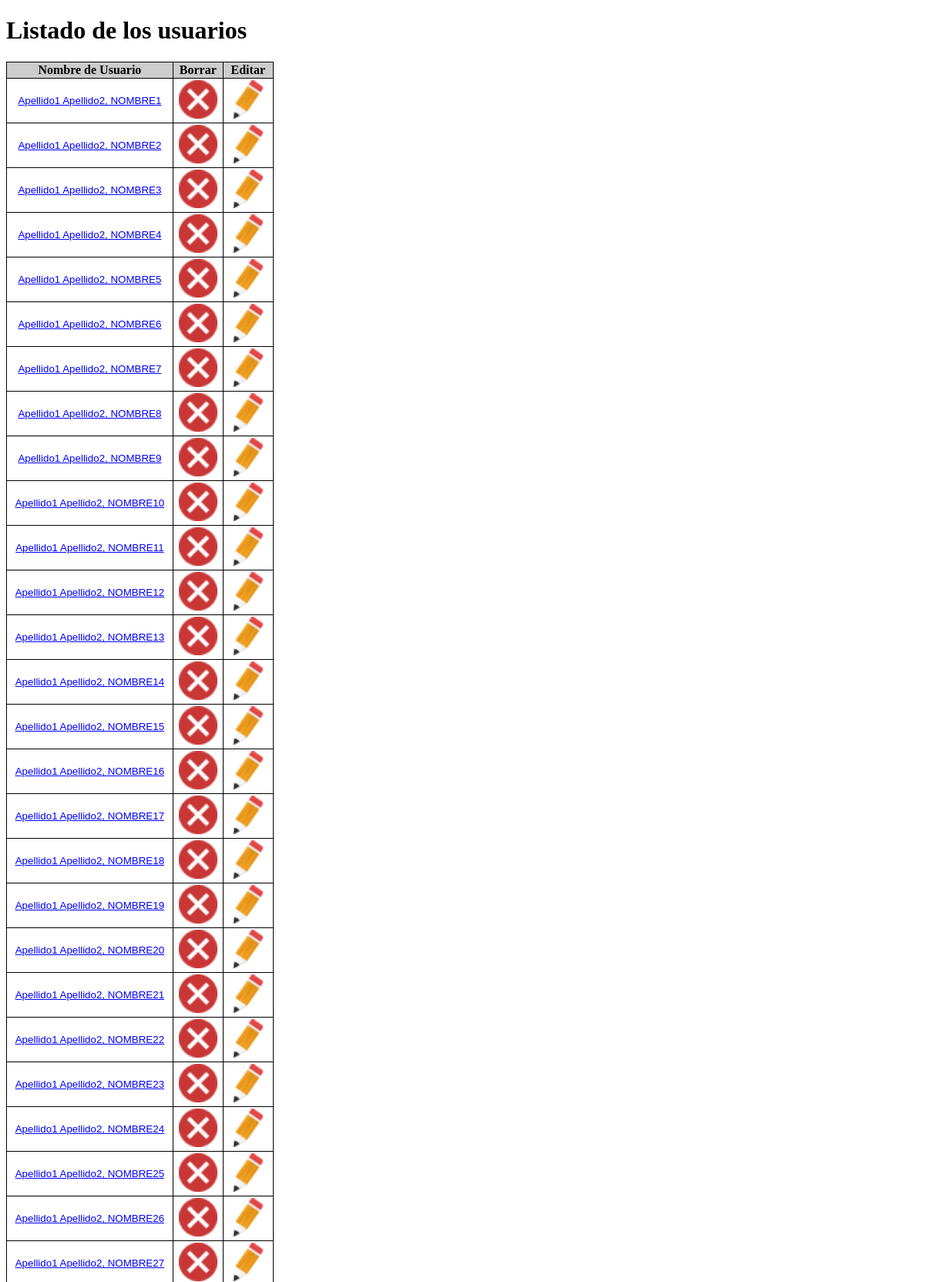
Page /PHP/Noviembre/8nov/index.php (upper part) on the committed database.
### tables this page shows
CREATE TABLE `usuarios` (
  `id_usuario` int(11) NOT NULL,
  `nombre` varchar(50) NOT NULL,
  `usuario` varchar(20) NOT NULL,
  `clave` varchar(50) NOT NULL,
  `email` varchar(50) DEFAULT NULL
);

### PHP/Noviembre/8nov/index.php (the view, shortened to what this page needs)
<?php
require "src/ctes_funciones.php";
?>
<!DOCTYPE html>
<html lang="es">
<head>
</head>
<body>
    <h1>Listado de los usuarios</h1>
    <?php
    if (!isset($conexion)) {
        try {
            $conexion = mysqli_connect("localhost", "jose", "josefa", "bd_foro");
            mysqli_set_charset($conexion, "utf8");
        } catch (Exception $e) {
            die("<p>No ha podido conectarse a la base de batos: " . $e->getMessage() . "</p></body></html>");
        }
    }
    try {
        $consulta = "select * from usuarios";
        $resultado = mysqli_query($conexion, $consulta);
    } catch (Exception $e) {
        mysqli_close($conexion);
        die("<p>No se ha podido realizar la consulta: " . $e->getMessage() . "</p></body></html>");
    }
    echo "<table>";
    echo "<tr><th>Nombre de Usuario</th><th>Borrar</th><th>Editar</th></tr>";
    while ($tupla = mysqli_fetch_assoc($resultado)) {
        echo "<tr>";
        echo "<td><form action='index.php' method='post'><button class='enlace' type='submit' value='" . $tupla["id_usuario"] . "' name='btnDetalle' title='Detalles del Usuario'>" . $tupla["nombre"] . "</button></form></td>";
        echo "<td><form action='index.php' method='post'><input type='hidden' name='nombre_usuario' value='" . $tupla["nombre"] . "'><button class='enlace' type='submit' value='" . $tupla["id_usuario"] . "' name='btnBorrar'><img src='images/borrar.png' alt='Imagen de Borrar' title='Borrar Usuario'></button></form></td>";
        echo "<td><form action='index.php' method='post'><button class='enlace' type='submit' value='" . $tupla["id_usuario"] . "' name='btnEditar'><img src='images/editar.png' alt='Imagen de Editar' title='Editar Usuario'></button></form></td>";
        echo "</tr>";
    }
    echo "</table>";
    ?>
</body>
</html>

### PHP/Noviembre/8nov/index.php (style rules this page uses)
table, td, th { border: 1px solid black }
table { border-collapse: collapse; text-align: center }
th { background-color: #CCC }
table img { width: 50px; }
.enlace { border: none; background: none; cursor: pointer; color: blue; text-decoration: underline }

### rows in the picture
usuarios: $tupla["id_usuario"] 1 (drawn), nombre "Apellido1 Apellido2, NOMBRE1"
usuarios: $tupla["id_usuario"] 2 (drawn), nombre "Apellido1 Apellido2, NOMBRE2"
usuarios: $tupla["id_usuario"] 3 (drawn), nombre "Apellido1 Apellido2, NOMBRE3"
usuarios: $tupla["id_usuario"] 4 (drawn), nombre "Apellido1 Apellido2, NOMBRE4"
usuarios: $tupla["id_usuario"] 5 (drawn), nombre "Apellido1 Apellido2, NOMBRE5"
usuarios: $tupla["id_usuario"] 6 (drawn), nombre "Apellido1 Apellido2, NOMBRE6"
usuarios: $tupla["id_usuario"] 7 (drawn), nombre "Apellido1 Apellido2, NOMBRE7"
usuarios: $tupla["id_usuario"] 8 (drawn), nombre "Apellido1 Apellido2, NOMBRE8"
usuarios: $tupla["id_usuario"] 9 (drawn), nombre "Apellido1 Apellido2, NOMBRE9"
usuarios: $tupla["id_usuario"] 10 (drawn), nombre "Apellido1 Apellido2, NOMBRE10"
usuarios: $tupla["id_usuario"] 11 (drawn), nombre "Apellido1 Apellido2, NOMBRE11"
usuarios: $tupla["id_usuario"] 12 (drawn), nombre "Apellido1 Apellido2, NOMBRE12"
usuarios: $tupla["id_usuario"] 13 (drawn), nombre "Apellido1 Apellido2, NOMBRE13"
usuarios: $tupla["id_usuario"] 14 (drawn), nombre "Apellido1 Apellido2, NOMBRE14"
usuarios: $tupla["id_usuario"] 15 (drawn), nombre "Apellido1 Apellido2, NOMBRE15"
usuarios: $tupla["id_usuario"] 16 (drawn), nombre "Apellido1 Apellido2, NOMBRE16"
usuarios: $tupla["id_usuario"] 17 (drawn), nombre "Apellido1 Apellido2, NOMBRE17"
usuarios: $tupla["id_usuario"] 18 (drawn), nombre "Apellido1 Apellido2, NOMBRE18"
usuarios: $tupla["id_usuario"] 19 (drawn), nombre "Apellido1 Apellido2, NOMBRE19"
usuarios: $tupla["id_usuario"] 20 (drawn), nombre "Apellido1 Apellido2, NOMBRE20"
usuarios: $tupla["id_usuario"] 21 (drawn), nombre "Apellido1 Apellido2, NOMBRE21"
usuarios: $tupla["id_usuario"] 22 (drawn), nombre "Apellido1 Apellido2, NOMBRE22"
usuarios: $tupla["id_usuario"] 23 (drawn), nombre "Apellido1 Apellido2, NOMBRE23"
usuarios: $tupla["id_usuario"] 24 (drawn), nombre "Apellido1 Apellido2, NOMBRE24"
usuarios: $tupla["id_usuario"] 25 (drawn), nombre "Apellido1 Apellido2, NOMBRE25"
usuarios: $tupla["id_usuario"] 26 (drawn), nombre "Apellido1 Apellido2, NOMBRE26"
usuarios: $tupla["id_usuario"] 27 (drawn), nombre "Apellido1 Apellido2, NOMBRE27"
